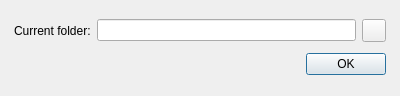
<?xml version="1.0" encoding="UTF-8"?>
<ui version="4.0">
 <class>SelectFolder</class>
 <widget class="QDialog" name="SelectFolder">
  <property name="geometry">
   <rect>
    <x>0</x>
    <y>0</y>
    <width>400</width>
    <height>80</height>
   </rect>
  </property>
  <property name="minimumSize">
   <size>
    <width>300</width>
    <height>96</height>
   </size>
  </property>
  <property name="maximumSize">
   <size>
    <width>650</width>
    <height>130</height>
   </size>
  </property>
  <property name="windowTitle">
   <string notr="true">Configs folder path</string>
  </property>
  <layout class="QGridLayout" name="gridLayout" columnstretch="1,0">
   <property name="leftMargin">
    <number>14</number>
   </property>
   <property name="topMargin">
    <number>14</number>
   </property>
   <property name="rightMargin">
    <number>14</number>
   </property>
   <property name="bottomMargin">
    <number>14</number>
   </property>
   <item row="1" column="1">
    <widget class="QPushButton" name="pushButton_ok">
     <property name="text">
      <string>OK</string>
     </property>
    </widget>
   </item>
   <item row="0" column="0" colspan="2">
    <layout class="QHBoxLayout" name="horizontalLayout">
     <item>
      <widget class="QLabel" name="text_curFile">
       <property name="text">
        <string>Current folder:</string>
       </property>
      </widget>
     </item>
     <item>
      <widget class="QLineEdit" name="lineEdit_currentFolder">
       <property name="readOnly">
        <bool>true</bool>
       </property>
      </widget>
     </item>
     <item>
      <widget class="QToolButton" name="toolButton_selFolder">
       <property name="text">
        <string notr="true"/>
       </property>
       <property name="icon">
        <iconset resource="../resources.qrc">
         <normaloff>:/Images/icons/lucide/folder.svg</normaloff>:/Images/icons/lucide/folder.svg</iconset>
       </property>
      </widget>
     </item>
    </layout>
   </item>
  </layout>
 </widget>
 <resources>
  <include location="../resources.qrc"/>
 </resources>
 <connections/>
</ui>
